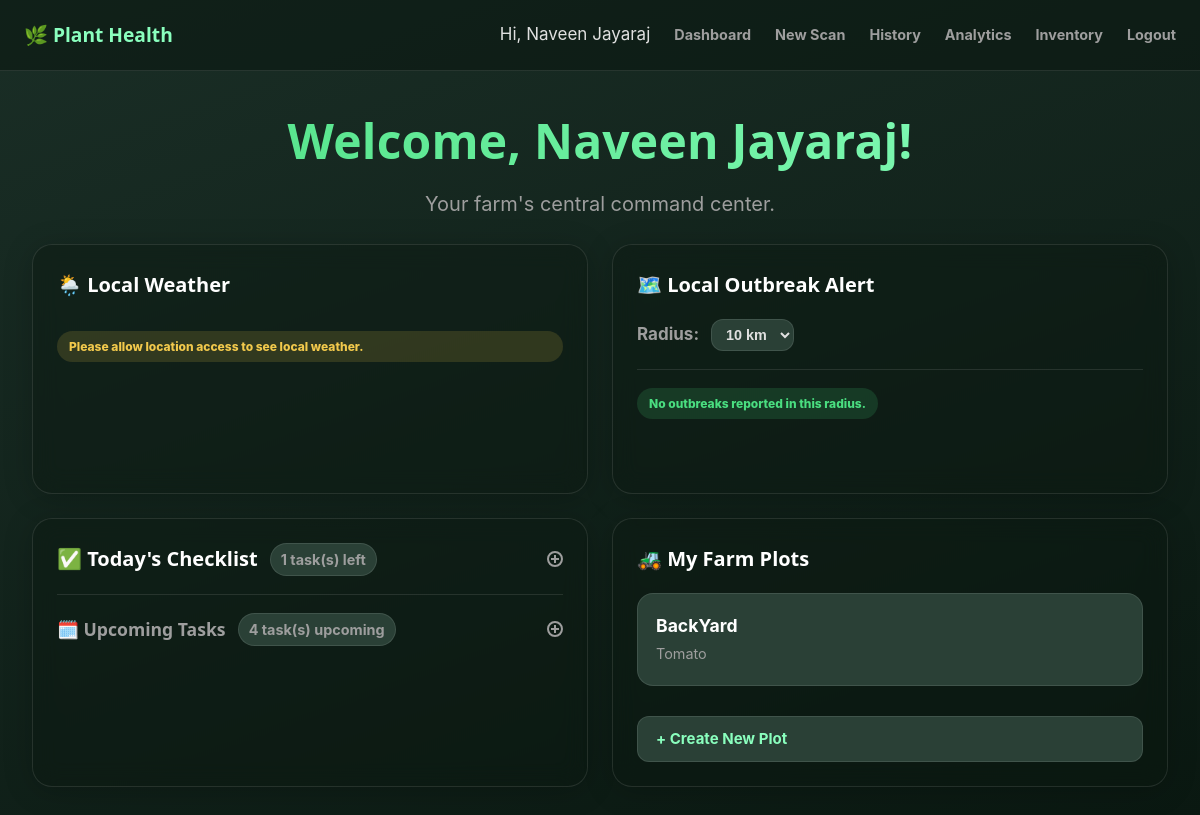
The page /dashboard (signed in) on the database its author committed.
### app.py (models this page shows, shortened)
class User(UserMixin, db.Model):
    id = db.Column(db.Integer, primary_key=True)
    name = db.Column(db.String(150), nullable=False)
    username = db.Column(db.String(100), unique=True, nullable=False)
    password_hash = db.Column(db.String(200), nullable=False)
    latitude = db.Column(db.Float, nullable=True)
    longitude = db.Column(db.Float, nullable=True)
    scans = db.relationship('ScanHistory', backref='user', lazy=True)
    plots = db.relationship('Plot', backref='owner', lazy=True)
    tasks = db.relationship('Task', backref='owner', lazy=True)
    resources = db.relationship('Resource', backref='owner', lazy=True)

class Plot(db.Model):
    id = db.Column(db.Integer, primary_key=True)
    name = db.Column(db.String(100), nullable=False)
    location = db.Column(db.String(200))
    crop_type = db.Column(db.String(100))
    user_id = db.Column(db.Integer, db.ForeignKey('user.id'), nullable=False)
    scans = db.relationship('ScanHistory', backref='plot', lazy=True)
    irrigation_frequency_days = db.Column(db.Integer, nullable=True)
    fertilization_frequency_days = db.Column(db.Integer, nullable=True)
    preferred_fertilizer = db.Column(db.String(100), nullable=True)

### app.py (the view)
@app.route('/dashboard')
@login_required
def dashboard():
    update_recurring_tasks(current_user.id)
    plots = Plot.query.filter_by(user_id=current_user.id).order_by(Plot.name).all()
    today = datetime.utcnow().date()
    tasks_today = Task.query.filter(
        Task.user_id == current_user.id,
        Task.is_complete == False,
        Task.due_date == today
    ).order_by(Task.task_type).all()
    tasks_upcoming = Task.query.filter(
        Task.user_id == current_user.id,
        Task.is_complete == False,
        Task.due_date > today
    ).order_by(Task.due_date.asc()).limit(5).all()
    outbreak_data = get_local_outbreaks(
        user_lat=current_user.latitude, user_lon=current_user.longitude,
        radius_km=10, user_id=current_user.id
    )
    return render_template('dashboard.html',
                           plots=plots,
                           tasks_today=tasks_today,
                           tasks_upcoming=tasks_upcoming,
                           outbreaks=outbreak_data)

### app.py (called while the page is built)
@login_manager.user_loader
def load_user(user_id):
    return User.query.get(int(user_id))

### templates/dashboard.html (shortened to what this page needs)
{% extends "base.html" %}
{% block content %}
<div class="main-container">
  <div class="hero" style="margin-bottom: var(--space-4);">
    <div class="hero-title">Welcome, {{ current_user.name }}!</div>
    <p class="hero-subtitle">Your farm's central command center.</p>
  </div>
  <div class="dashboard-grid">
    <div class="card dashboard-widget">
      <h3>🌦️ Local Weather</h3>
      <div id="weather-widget-content">
      </div>
    </div>
    <div class="card dashboard-widget">
      <h3>🗺️ Local Outbreak Alert</h3>
      {% if current_user.latitude %}
      <div class="outbreak-controls">
        <label for="radius-selector">Radius:</label>
        <select id="radius-selector">
          <option value="10" selected>10 km</option>
        </select>
      </div>
      <div id="outbreak-list-content">
        {% if outbreaks %}
          <ul class="outbreak-list">
          {% for item in outbreaks %}
            <li><strong>{{ item.count }}</strong> cases of <strong>{{ item.disease }}</strong> reported.</li>
          {% endfor %}
          </ul>
        {% else %}
          <div class="badge-caption badge-good" style="margin: 0;">No outbreaks reported in this radius.</div>
        {% endif %}
      </div>
      {% else %}
      <div id="outbreak-location-prompt">
        <p class="def-info">Please set your farm's location to see local outbreak alerts.</p>
        <button class="button-buy-link" id="set-location-btn">Set Farm Location</button>
        <p id="location-status" style="font-size: 0.9rem; color: var(--muted); margin-top: 12px;"></p>
      </div>
      {% endif %}
    </div>
    <div class="card dashboard-widget">
      <details class="collapsible-widget">
        <summary class="collapsible-summary">
          <div class="summary-title">
            <h3>✅ Today's Checklist</h3>
            <span class="collapsible-summary-count">
              {% if tasks_today %}{{ tasks_today|length }} task(s) left{% else %}All done!{% endif %}
            </span>
          </div>
          <div class="collapsible-indicator"></div>
        </summary>
      </details>
      <div class="divider" style="margin: var(--space-3) 0;"></div>
      <details class="collapsible-widget">
        <summary class="collapsible-summary">
          <div class="summary-title">
            <h3 style="font-size: 1.1rem; color: var(--muted);">🗓️ Upcoming Tasks</h3>
            <span class="collapsible-summary-count">
              {{ tasks_upcoming|length }} task(s) upcoming
            </span>
          </div>
          <div class="collapsible-indicator"></div>
        </summary>
      </details>
    </div>
    <div class="card dashboard-widget">
      <h3>🚜 My Farm Plots</h3>
      {% if plots %}
        <ul class="plot-list">
        {% for plot in plots %}
          <li>
            <a href="{{ url_for('plot_detail', plot_id=plot.id) }}">
              <strong>{{ plot.name }}</strong>
              <small>{{ plot.crop_type }} {% if plot.location %}({{ plot.location }}){% endif %}</small>
            </a>
          </li>
        {% endfor %}
        </ul>
      {% else %}
        <p class="def-info" style="font-size: 0.9rem;">You haven't created any plots yet.</p>
      {% endif %}
      <a href="{{ url_for('create_plot') }}" class="button-buy-link" style="margin-top: var(--space-3);">+ Create New Plot</a>
    </div>
  </div> </div>
{% endblock %}

### templates/base.html (shortened to what this page needs)
<!DOCTYPE html>
<html lang="en">
<head>
  <link rel="stylesheet" href="{{ url_for('static', filename='style.css') }}"/>
</head>
<body>
  <div class="leaf-container">
  </div>
  <nav class="navbar">
    <div class="navbar-container">
      <a href="{{ url_for('dashboard') }}" class="navbar-brand">🌿 Plant Health</a>
      <div class="navbar-nav">
        {% if current_user.is_authenticated %}
          <span class="nav-user">Hi, {{ current_user.name }}</span>
          <a href="{{ url_for('dashboard') }}">Dashboard</a>
          <a href="{{ url_for('scan') }}">New Scan</a>
          <a href="{{ url_for('history') }}">History</a>
          <a href="{{ url_for('analytics') }}">Analytics</a>
          <a href="{{ url_for('inventory') }}">Inventory</a>
          <a href="{{ url_for('logout') }}">Logout</a>
        {% else %}
          <a href="{{ url_for('login') }}">Login</a>
          <a href="{{ url_for('register') }}">Register</a>
        {% endif %}
      </div>
    </div>
  </nav>
  {% block content %}{% endblock %}
</body>
</html>

### templates/base.html (style rules this page uses)
.navbar { width: 100%; background: var(--card-strong); border-bottom: 1px solid var(--border); padding: 0 var(--space-4); position: relative; z-index: 100; }
.navbar-container { max-width: 1280px; margin: 0 auto; display: flex; justify-content: space-between; align-items: center; height: 70px; }
.navbar-brand { font-family: 'Poppins', system-ui; font-weight: 700; font-size: 1.2rem; color: var(--brand-2); text-decoration: none; }
.navbar-nav { display: flex; gap: var(--space-4); align-items: center; }
.navbar-nav a { text-decoration: none; color: var(--muted); font-weight: 700; font-size: 0.9rem; transition: color .2s ease; padding: 8px 0; }
.navbar-nav .nav-user { color: var(--fg); }

### rows shown on the page
User: name "Naveen Jayaraj"
Plot: name "BackYard", crop_type "Tomato"

### other values the page prints
{{ tasks_today|length }} "1"
{{ tasks_upcoming|length }} "4"
